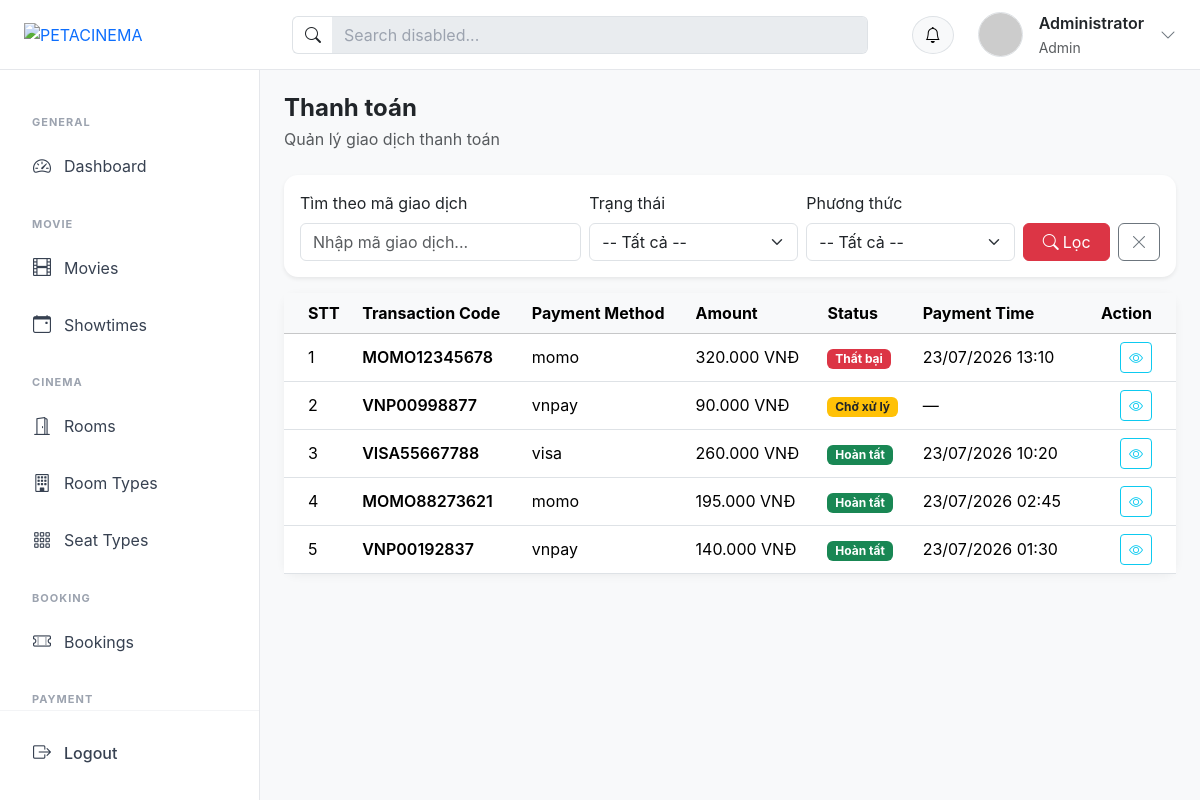
Page /?action=payment_list (signed in) on the earlier database version.
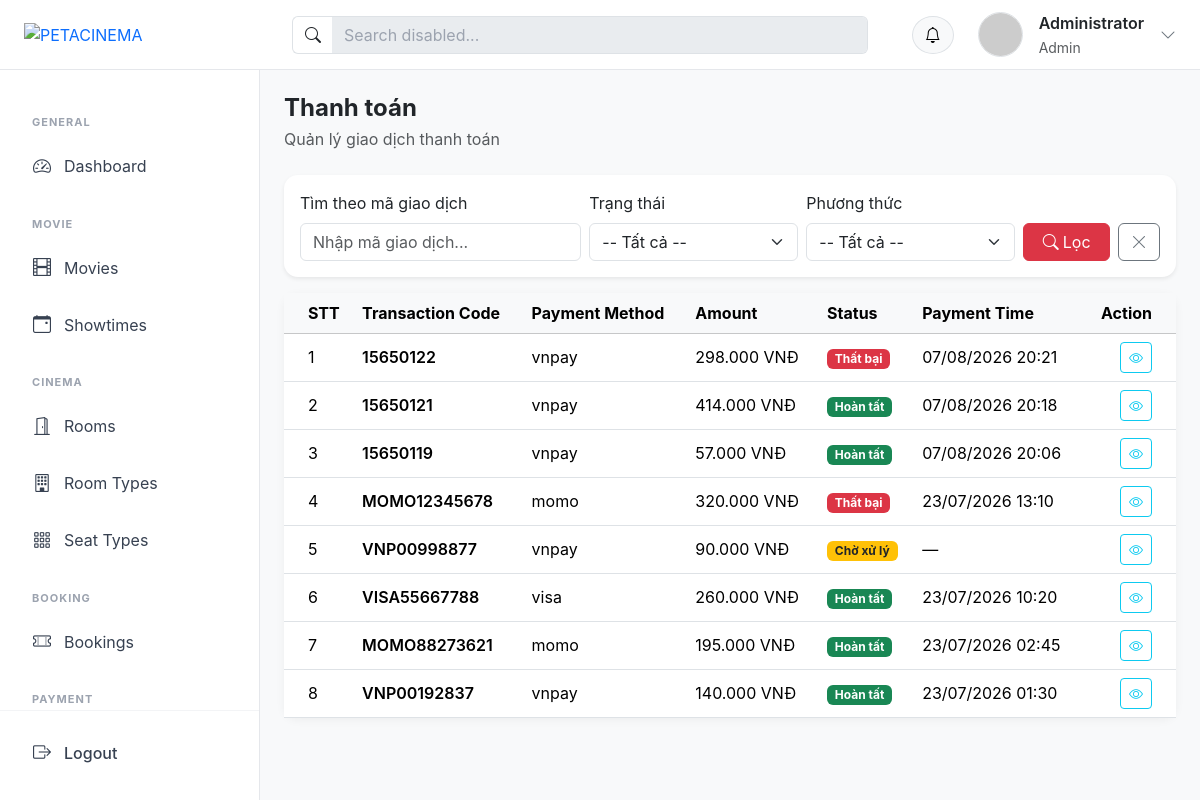
Same page on the later database version.
### tables this page shows
CREATE TABLE `payments` (
  `id` int NOT NULL,
  `payment_method` varchar(100) DEFAULT NULL,
  `transaction_code` varchar(255) DEFAULT NULL,
  `amount` decimal(10,2) DEFAULT NULL,
  `status` enum('pending','completed','failed') DEFAULT 'pending',
  `payment_time` timestamp NULL DEFAULT NULL
);

### controllers/PaymentController.php (called while the page is built, shortened)
<?php
class PaymentController
{
    public function payment_list()
    {
        $paymentModel = new PaymentModel();
        $keyword = trim($_GET['keyword'] ?? '');
        $status = trim($_GET['status'] ?? '');
        $method = trim($_GET['method'] ?? '');
        $payments = $paymentModel->searchFilter($keyword, $status, $method);
        $view = 'admin/payment/list';
        require_once PATH_VIEW . 'admin/layout/layout.php';
    }
}

### index.php (called while the page is built, shortened)
<?php
spl_autoload_register(function ($class) {
    $fileName = "$class.php";
    $fileModel              = PATH_MODEL . $fileName;
});
require_once './routes/index.php';

### models/BaseModel.php (called while the page is built, shortened)
<?php
class BaseModel
{
    public function __construct()
    {
        $dsn = sprintf('mysql:host=%s;port=%s;dbname=%s;charset=utf8', DB_HOST, DB_PORT, DB_NAME);
        try {
            $this->pdo = new PDO($dsn, DB_USERNAME, DB_PASSWORD, DB_OPTIONS);
        } catch (PDOException $e) {
            die("Kết nối cơ sở dữ liệu thất bại: {$e->getMessage()}. Vui lòng thử lại sau.");
        }
    }
}

### models/PaymentModel.php (called while the page is built, shortened)
<?php
class PaymentModel extends BaseModel
{
    protected $table = "payments";
    public function searchFilter($keyword = '', $status = '', $method = '')
    {
        $sql = "SELECT * FROM {$this->table} WHERE 1=1";
        $params = [];
        $sql .= " ORDER BY id DESC";
        $stmt = $this->pdo->prepare($sql);
        $stmt->execute($params);
        return $stmt->fetchAll();
    }
}

### views/admin/payment/list.php (the view, shortened to what this page needs)
<div class="d-flex align-items-center justify-content-between mb-4">
    <div>
        <h4 class="fw-bold mb-1">Thanh toán</h4>
        <p class="text-muted mb-0">Quản lý giao dịch thanh toán</p>
    </div>
</div>
<div class="card shadow-sm mb-3">
    <div class="card-body">
        <form action="<?= BASE_URL ?>?action=payment_list" method="GET" class="row g-2 align-items-end">
            <div class="col-md-4">
                <label class="form-label">Tìm theo mã giao dịch</label>
                <input
                    type="text"
                    name="keyword"
                    class="form-control"
                    placeholder="Nhập mã giao dịch..."
                    value="<?= htmlspecialchars($_GET['keyword'] ?? '') ?>">
            </div>
            <div class="col-md-3">
                <label class="form-label">Trạng thái</label>
                <select name="status" class="form-select">
                    <option value="">-- Tất cả --</option>
                </select>
            </div>
            <div class="col-md-3">
                <label class="form-label">Phương thức</label>
                <select name="method" class="form-select">
                    <option value="">-- Tất cả --</option>
                </select>
            </div>
            <div class="col-md-2 d-flex gap-2">
                <button type="submit" class="btn btn-danger flex-fill">
                    <i class="bi bi-search me-1"></i>Lọc
                </button>
                <a href="<?= BASE_URL ?>?action=payment_list" class="btn btn-outline-secondary" title="Bỏ lọc">
                    <i class="bi bi-x-lg"></i>
                </a>
            </div>
        </form>
    </div>
</div>
<div class="card">
    <div class="card-body p-0">
        <div class="table-responsive">
            <table class="table table-hover align-middle mb-0">
                <thead class="table-light">
                    <tr>
                        <th class="ps-4">STT</th>
                        <th>Transaction Code</th>
                        <th>Payment Method</th>
                        <th>Amount</th>
                        <th>Status</th>
                        <th>Payment Time</th>
                        <th class="text-end pe-4">Action</th>
                    </tr>
                </thead>
                <tbody>
                    <?php if (!empty($payments)) : ?>
                        <?php $stt = 1; ?>
                        <?php foreach ($payments as $payment) : ?>
                            <?php
                            $statusClass = match ($payment['status']) {
                                'completed' => 'bg-success',
                                'pending'   => 'bg-warning text-dark',
                                'failed'    => 'bg-danger',
                                default     => 'bg-secondary',
                            };
                            $statusLabel = match ($payment['status']) {
                                'completed' => 'Hoàn tất',
                                'pending'   => 'Chờ xử lý',
                                'failed'    => 'Thất bại',
                                default     => 'Không xác định',
                            };
                            ?>
                            <tr>
                                <td class="ps-4"><?= $stt++ ?></td>
                                <td class="fw-semibold"><?= htmlspecialchars($payment['transaction_code'] ?? '') ?></td>
                                <td><?= htmlspecialchars($payment['payment_method'] ?? '') ?></td>
                                <td><?= number_format((float) $payment['amount'], 0, ',', '.') ?> VNĐ</td>
                                <td>
                                    <span class="badge <?= $statusClass ?>"><?= $statusLabel ?></span>
                                </td>
                                <td>
                                    <?= !empty($payment['payment_time']) ? date('d/m/Y H:i', strtotime($payment['payment_time'])) : '—' ?>
                                </td>
                                <td class="text-end pe-4">
                                    <a
                                        href="<?= BASE_URL ?>?action=payment_detail&id=<?= $payment['id'] ?>"
                                        class="btn btn-sm btn-outline-info"
                                        title="Detail">
                                        <i class="bi bi-eye"></i>
                                    </a>
                                </td>
                            </tr>
                        <?php endforeach; ?>
                    <?php endif; ?>
                </tbody>
            </table>
        </div>
    </div>
</div>

### views/admin/layout/layout.php (shortened to what this page needs)
<!DOCTYPE html>
<html lang="vi">
<head>
    <link href="https://cdn.jsdelivr.net/npm/bootstrap@5.3.7/dist/css/bootstrap.min.css" rel="stylesheet">
    <link href="https://cdn.jsdelivr.net/npm/bootstrap-icons@1.11.3/font/bootstrap-icons.min.css" rel="stylesheet">
    <link rel="stylesheet" href="<?= BASE_ASSETS ?>css/admin.css">
</head>
<body>
    <?php require_once PATH_VIEW_ADMIN . 'layout/header.php'; ?>
    <div class="admin-wrapper">
        <?php require_once PATH_VIEW_ADMIN . 'layout/sidebar.php'; ?>
        <main class="content">
            <?php
            $viewPath = null;
            if (isset($view) && $view !== '') {
                if (file_exists($view)) {
                    $viewPath = $view;
                } else if (defined('PATH_VIEW') && file_exists(PATH_VIEW . $view)) {
                    $viewPath = PATH_VIEW . $view;
                } else if (defined('PATH_VIEW') && file_exists(PATH_VIEW . $view . '.php')) {
                    $viewPath = PATH_VIEW . $view . '.php';
                }
            }
            if ($viewPath && file_exists($viewPath)) {
                require $viewPath;
            } else {
                echo '<div class="alert alert-danger">
                        Không tìm thấy nội dung trang.
                      </div>';
            }
            ?>
        </main>
    </div>
</body>
</html>

### views/admin/layout/header.php (shortened to what this page needs)
<header class="header">
    <div class="container-fluid px-4 h-100">
        <div class="d-flex align-items-center justify-content-between h-100">
            <div class="header-logo d-flex align-items-center">
                <a href="?action=dashboard" class="text-decoration-none">
                    <img
                        src="<?= BASE_ASSETS_UPLOADS ?>logo/logo.png"
                        alt="PETACINEMA"
                        class="logo">
                </a>
            </div>
            <?php
            $currentAction = $_GET['action'] ?? '';
            $keyword = $_GET['keyword'] ?? '';
            $placeholder = '';
            $isSearchable = true;
            if ($currentAction === 'movies' || strpos($currentAction, 'movie') === 0) {
                $targetAction = $currentAction === 'movies' ? 'movies' : 'movie_list';
                $placeholder = 'Search movie title, genre, director...';
            } elseif ($currentAction === 'showtimes' || strpos($currentAction, 'showtime') === 0) {
                $targetAction = 'showtimes';
                $placeholder = 'Search movie...';
            } elseif ($currentAction === 'bookings' || strpos($currentAction, 'booking') === 0) {
                $targetAction = $currentAction === 'bookings' ? 'bookings' : 'booking_list';
                $placeholder = 'Search booking code or customer...';
            } elseif ($currentAction === 'users' || strpos($currentAction, 'user') === 0) {
                $targetAction = $currentAction === 'users' ? 'users' : 'users_list';
                $placeholder = 'Search user name or email...';
            } else {
                $isSearchable = false;
                $placeholder = 'Search disabled...';
            }
            ?>
            <form method="GET" action="" class="header-search mx-5">
                <div class="input-group">
                    <button class="input-group-text bg-white border-end-0 border" type="submit" <?= !$isSearchable ? 'disabled' : '' ?>>
                        <i class="bi bi-search"></i>
                    </button>
                    <input
                        type="text"
                        name="keyword"
                        class="form-control border-start-0"
                        placeholder="<?= htmlspecialchars($placeholder) ?>"
                        value="<?= htmlspecialchars($keyword) ?>"
                        <?= !$isSearchable ? 'disabled' : '' ?>>
                </div>
            </form>
            <div class="header-user d-flex align-items-center">
                <button class="btn btn-light border rounded-circle me-4">
                    <i class="bi bi-bell"></i>
                </button>
                <div class="dropdown">
                    <a
                        href="#"
                        class="d-flex align-items-center text-decoration-none text-dark"
                        data-bs-toggle="dropdown">
                        <img
                            src="https://i.pravatar.cc/45"
                            class="rounded-circle border me-3"
                            width="45"
                            height="45">
                        <div class="text-start">
                            <div class="fw-semibold">
                                <?= $user['fullname'] ?? 'Administrator' ?>
                            </div>
                            <small class="text-muted">
                                <?= ucfirst($user['role'] ?? 'Admin') ?>
                            </small>
                        </div>
                        <i class="bi bi-chevron-down ms-3 text-secondary"></i>
                    </a>
                </div>
            </div>
        </div>
    </div>
</header>

### views/admin/layout/sidebar.php (shortened to what this page needs)
<?php
$currentAction = $_GET['action'] ?? '';
?>
<aside class="sidebar">
    <div class="sidebar-menu">
        <small class="menu-title">GENERAL</small>
        <a href="?action=dashboard" class="<?= ($currentAction === 'dashboard' || $currentAction === '') ? 'active' : '' ?>">
            <i class="bi bi-speedometer2"></i>
            Dashboard
        </a>
        <small class="menu-title">MOVIE</small>
        <a href="?action=movie_list" class="<?= (strpos($currentAction, 'movie') === 0) ? 'active' : '' ?>">
            <i class="bi bi-film"></i>
            Movies
        </a>
        <a href="?action=showtimes" class="<?= (strpos($currentAction, 'showtimes') === 0) ? 'active' : '' ?>">
            <i class="bi bi-calendar-event"></i>
            Showtimes
        </a>
        <small class="menu-title">CINEMA</small>
        <a href="?action=rooms" class="<?= (strpos($currentAction, 'rooms') === 0) ? 'active' : '' ?>">
            <i class="bi bi-door-open"></i>
            Rooms
        </a>
        <a href="?action=room-types" class="<?= (strpos($currentAction, 'room-types') === 0) ? 'active' : '' ?>">
            <i class="bi bi-building"></i>
            Room Types
        </a>
        <a href="?action=seat-types" class="<?= (strpos($currentAction, 'seat-types') === 0) ? 'active' : '' ?>">
            <i class="bi bi-grid-3x3-gap"></i>
            Seat Types
        </a>
        <small class="menu-title">BOOKING</small>
        <a href="?action=booking_list" class="<?= (strpos($currentAction, 'booking') === 0) ? 'active' : '' ?>">
            <i class="bi bi-ticket-perforated"></i>
            Bookings
        </a>
        <small class="menu-title">PAYMENT</small>
    </div>
    <div class="sidebar-footer">
        <a href="?action=logout" class="logout-link">
            <i class="bi bi-box-arrow-right"></i>
            Logout
        </a>
    </div>
</aside>

### assets/css/admin.css (style rules this page uses)
:root { --header-height: 70px; --sidebar-width: 260px; }
body { margin: 0; background: #f8f9fa; font-family: "Inter", -apple-system, BlinkMacSystemFont, "Segoe UI", Roboto, sans-serif; min-height: 100vh; }
.admin-header, .header { position: fixed; top: 0; left: 0; right: 0; height: var(--header-height); background: #ffffff; border-bottom: 1px solid #e5e7eb; z-index: 1030; }
.header-logo { width: 220px; }
.logo { height: 50px; width: auto; object-fit: contain; }
.header-search { flex: 1; max-width: 700px; }
.header-search .form-control { border-left: 0; box-shadow: none; }
.header-search .input-group-text { border-right: 0; }
.header-search input::placeholder { color: #9ca3af; }
.header-user { width: 260px; justify-content: flex-end; }
.header-user img { object-fit: cover; }
.admin-sidebar, .sidebar { position: fixed; top: var(--header-height); left: 0; bottom: 0; width: var(--sidebar-width); background: #ffffff; border-right: 1px solid #e5e7eb; overflow-y: auto; display: flex; flex-direction: column; z-index: 1020; }
.sidebar-menu { flex: 1; overflow-y: auto; padding: 20px 16px; }
.sidebar-footer { padding: 16px; border-top: 1px solid #f3f4f6; }
.logout-link { display: flex; align-items: center; gap: 12px; padding: 12px 16px; border-radius: 10px; text-decoration: none; color: #dc3545; font-weight: 500; transition: 0.2s; }
.menu-title { display: block; margin: 24px 16px 10px; color: #9ca3af; font-size: 11px; font-weight: 700; letter-spacing: 1px; text-transform: uppercase; }
.sidebar a { display: flex; align-items: center; gap: 12px; padding: 12px 16px; margin-bottom: 6px; color: #374151; text-decoration: none; border-radius: 10px; transition: 0.2s; }
.sidebar a i { font-size: 18px; width: 20px; text-align: center; }
.admin-wrapper { min-height: 100vh; }
.content { margin-left: var(--sidebar-width); padding: 24px; padding-top: calc(var(--header-height) + 24px); width: calc(100% - var(--sidebar-width)); min-height: 100vh; box-sizing: border-box; overflow-x: hidden; }
.content .table-responsive { width: 100%; overflow-x: auto; }
.card { border: none; border-radius: 14px; box-shadow: 0 2px 10px rgba(0, 0, 0, 0.05); }

Differences in the rows shown:
added payments: transaction_code "15650122", payment_method "vnpay", amount "298.000", status "Thất bại", payment_time "07/08/2026 20:21"
added payments: transaction_code "15650121", payment_method "vnpay", amount "414.000", status "Hoàn tất", payment_time "07/08/2026 20:18"
added payments: transaction_code "15650119", payment_method "vnpay", amount "57.000", status "Hoàn tất", payment_time "07/08/2026 20:06"
